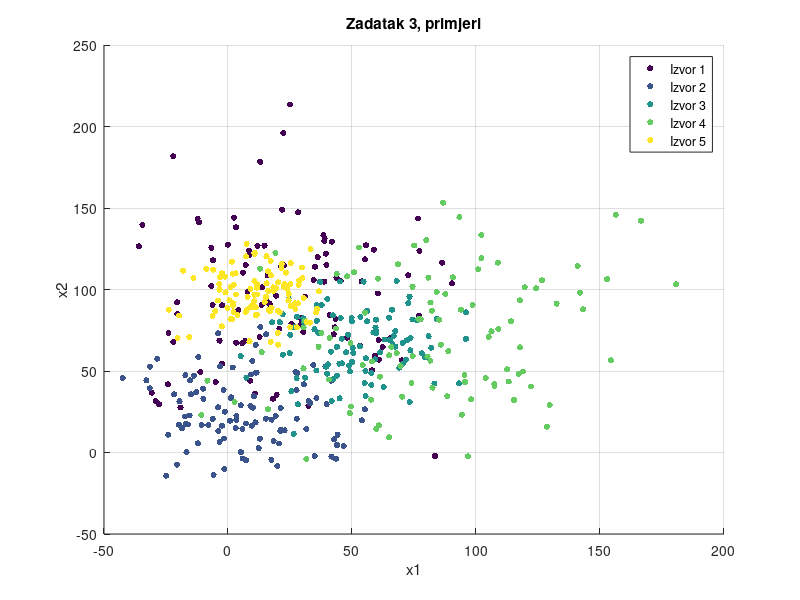

MATLAB code for this plot:
function [ ] = GenerirajPrimjere( )
%GENERIRAJPRIMJERE Generira 5 izvora, iz svakog izvora po 100 primjera po
%gaussovoj razdiobi, primjere sprema u primjeri.txt

izvori = 100*rand(5,2);
sigma = 30*rand(5,1) + 10;
X = zeros(500,3);
for i = 1:5
	x1 = normrnd(izvori(i,1),sigma(i),[100,1]);
	x2 = normrnd(izvori(i,2),sigma(i),[100,1]);
	X((i-1)*100+1:i*100,:) = [x1,x2,i*ones(100,1)];
end

dlmwrite('primjeri.txt',X);
figure; hold; grid;

scatter (X(1:100,1),X(1:100,2),20*ones(100,1),X(1:100,3),'filled');
scatter (X(101:200,1),X(101:200,2),20*ones(100,1),X(101:200,3),'filled');
scatter (X(201:300,1),X(201:300,2),20*ones(100,1),X(201:300,3),'filled');
scatter (X(301:400,1),X(301:400,2),20*ones(100,1),X(301:400,3),'filled');
scatter (X(401:500,1),X(401:500,2),20*ones(100,1),X(401:500,3),'filled');

legend('Izvor 1','Izvor 2','Izvor 3','Izvor 4','Izvor 5')
xlabel('x1');ylabel('x2');title('Zadatak 3, primjeri');

end

